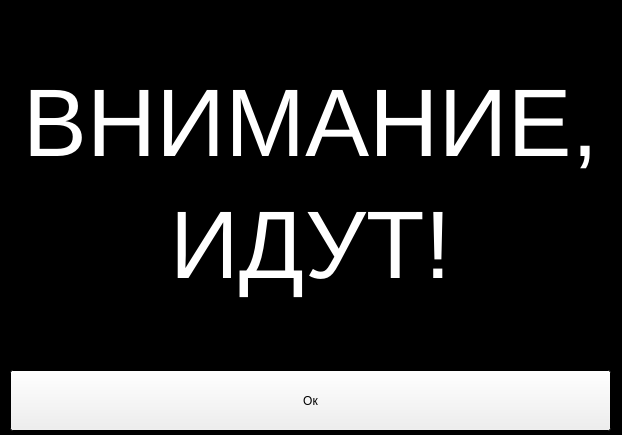
<?xml version="1.0" encoding="UTF-8"?>
<ui version="4.0">
 <class>Form</class>
 <widget class="QWidget" name="Form">
  <property name="geometry">
   <rect>
    <x>0</x>
    <y>0</y>
    <width>622</width>
    <height>435</height>
   </rect>
  </property>
  <property name="palette">
   <palette>
    <active>
     <colorrole role="WindowText">
      <brush brushstyle="SolidPattern">
       <color alpha="255">
        <red>255</red>
        <green>255</green>
        <blue>255</blue>
       </color>
      </brush>
     </colorrole>
     <colorrole role="Base">
      <brush brushstyle="SolidPattern">
       <color alpha="255">
        <red>249</red>
        <green>249</green>
        <blue>249</blue>
       </color>
      </brush>
     </colorrole>
     <colorrole role="Window">
      <brush brushstyle="SolidPattern">
       <color alpha="255">
        <red>0</red>
        <green>0</green>
        <blue>0</blue>
       </color>
      </brush>
     </colorrole>
    </active>
    <inactive>
     <colorrole role="WindowText">
      <brush brushstyle="SolidPattern">
       <color alpha="255">
        <red>255</red>
        <green>255</green>
        <blue>255</blue>
       </color>
      </brush>
     </colorrole>
     <colorrole role="Base">
      <brush brushstyle="SolidPattern">
       <color alpha="255">
        <red>249</red>
        <green>249</green>
        <blue>249</blue>
       </color>
      </brush>
     </colorrole>
     <colorrole role="Window">
      <brush brushstyle="SolidPattern">
       <color alpha="255">
        <red>0</red>
        <green>0</green>
        <blue>0</blue>
       </color>
      </brush>
     </colorrole>
    </inactive>
    <disabled>
     <colorrole role="WindowText">
      <brush brushstyle="SolidPattern">
       <color alpha="255">
        <red>153</red>
        <green>153</green>
        <blue>153</blue>
       </color>
      </brush>
     </colorrole>
     <colorrole role="Base">
      <brush brushstyle="SolidPattern">
       <color alpha="255">
        <red>0</red>
        <green>0</green>
        <blue>0</blue>
       </color>
      </brush>
     </colorrole>
     <colorrole role="Window">
      <brush brushstyle="SolidPattern">
       <color alpha="255">
        <red>0</red>
        <green>0</green>
        <blue>0</blue>
       </color>
      </brush>
     </colorrole>
    </disabled>
   </palette>
  </property>
  <property name="windowTitle">
   <string>Form</string>
  </property>
  <widget class="QLabel" name="label">
   <property name="geometry">
    <rect>
     <x>10</x>
     <y>10</y>
     <width>601</width>
     <height>351</height>
    </rect>
   </property>
   <property name="font">
    <font>
     <pointsize>72</pointsize>
    </font>
   </property>
   <property name="text">
    <string>&lt;html&gt;&lt;head/&gt;&lt;body&gt;&lt;p&gt;ВНИМАНИЕ,&lt;/p&gt;&lt;p&gt;ИДУТ!&lt;/p&gt;&lt;/body&gt;&lt;/html&gt;</string>
   </property>
   <property name="alignment">
    <set>Qt::AlignCenter</set>
   </property>
   <property name="wordWrap">
    <bool>true</bool>
   </property>
  </widget>
  <widget class="QPushButton" name="pushButton">
   <property name="geometry">
    <rect>
     <x>10</x>
     <y>370</y>
     <width>601</width>
     <height>61</height>
    </rect>
   </property>
   <property name="text">
    <string>Ок</string>
   </property>
  </widget>
 </widget>
 <resources/>
 <connections/>
</ui>
